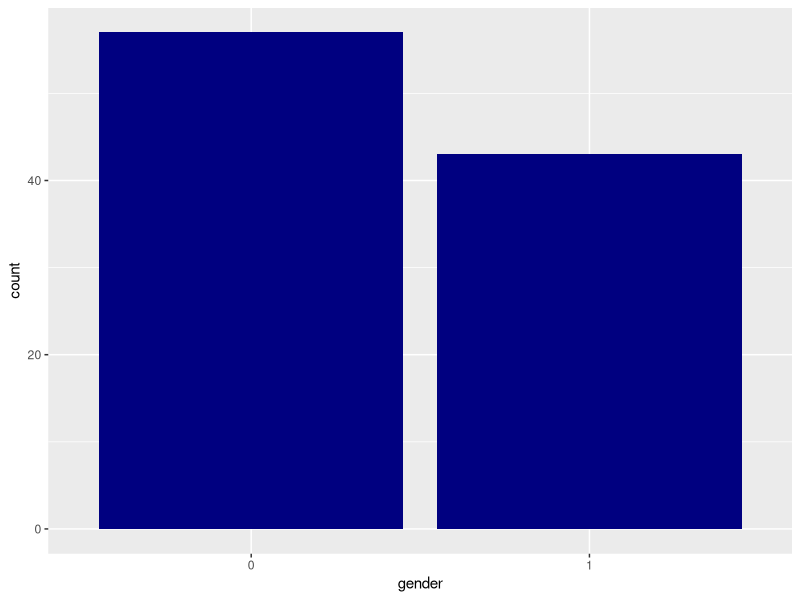
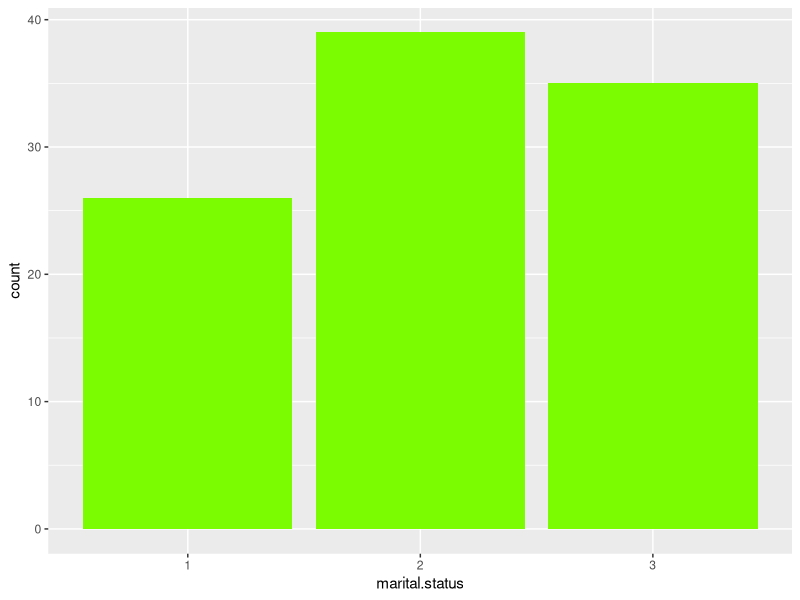
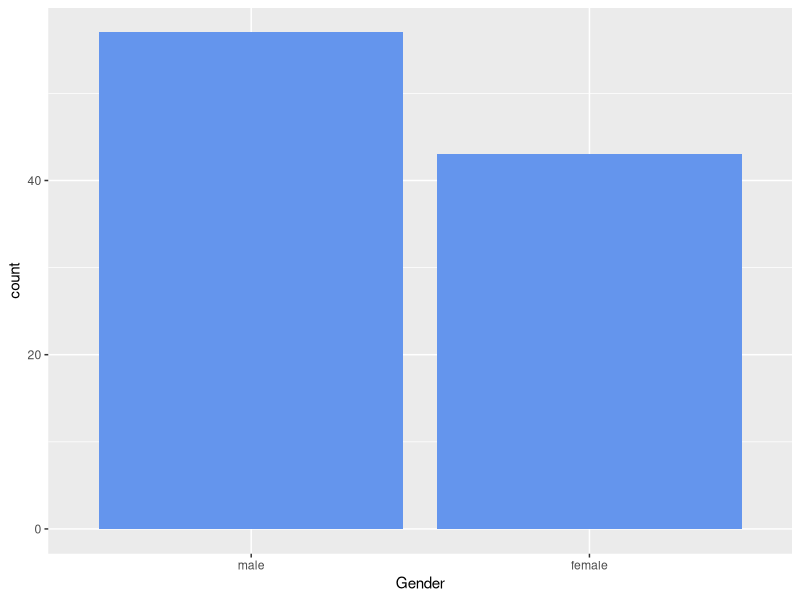
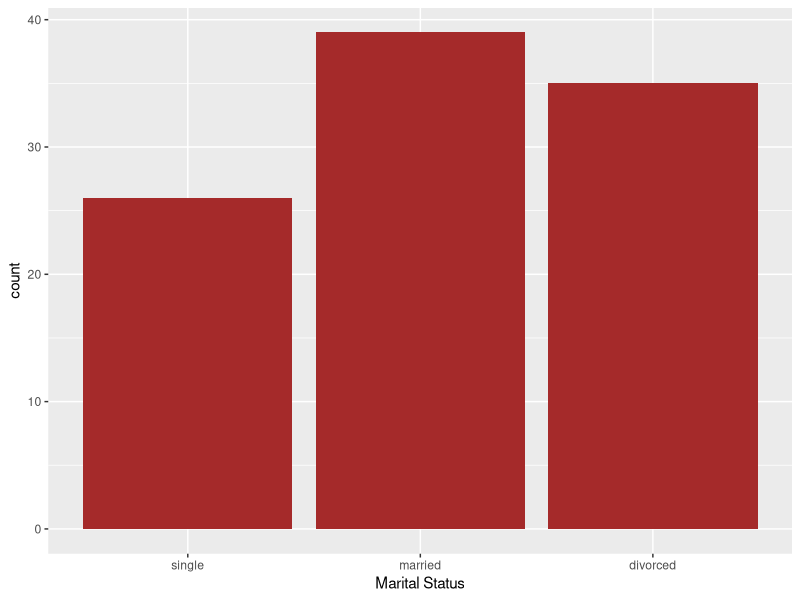
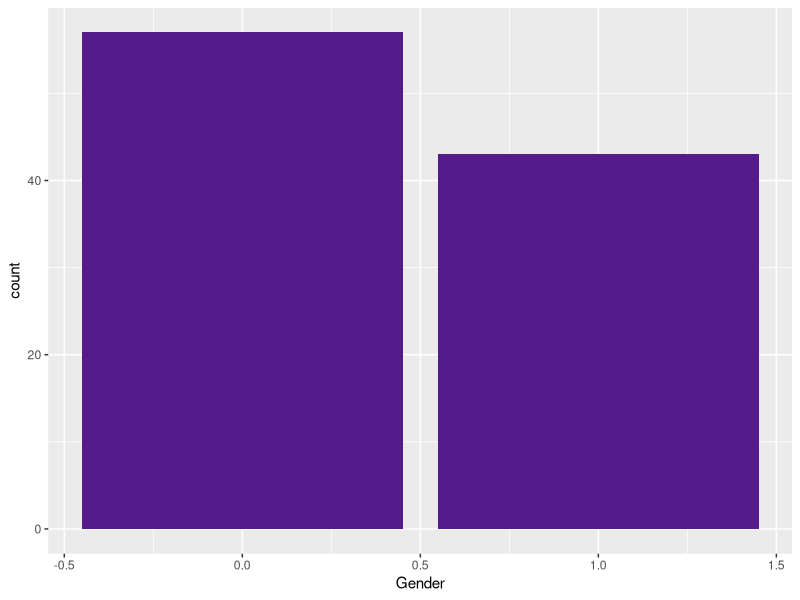
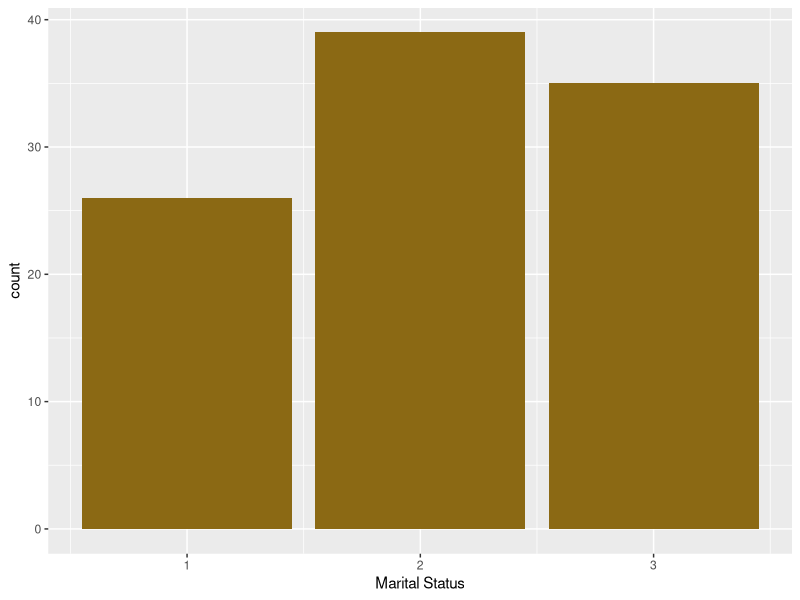

Recreate these plots in R, in order.
## ---- chunk 1
knitr::opts_chunk$set(echo = TRUE)
## ---- chunk 2
library(dplyr)
library(ggplot2)
## ---- chunk 3
rm(list = ls())
set.seed(123)
gender = sample(0:1, 100, replace = TRUE)
marital.status = sample(1:3, 100, replace = TRUE)
dem.data = data.frame(gender, marital.status)
as_tibble(dem.data)
## ---- chunk 4
str(dem.data)
## ---- chunk 5
dem.data$gender = as.factor(dem.data$gender)
dem.data$marital.status = as.factor(dem.data$marital.status)
str(dem.data)
## ---- chunk 6
dem.data %>%
  ggplot(aes(gender)) +
  geom_bar(fill = "navyblue")

dem.data %>%
  ggplot(aes(marital.status)) +
  geom_bar(fill = "lawngreen")
## ---- chunk 7
dem.data = dem.data %>%
  mutate(
    gender.cat = recode(gender, "0" = "male", "1" = "female")
  )

dem.data = dem.data %>%
  mutate(
    marital.status.cat = recode(marital.status, "1" = "single", "2" = "married", "3" = "divorced")
  )

dem.data %>%
  ggplot(aes(gender.cat)) +
  geom_bar(fill = "cornflowerblue") +
  xlab("Gender")

dem.data %>%
  ggplot(aes(marital.status.cat)) +
  geom_bar(fill = "brown") +
  xlab("Marital Status")
## ---- chunk 8
dem.data = dem.data %>%
  mutate(
    gender.num = recode(gender.cat, "male" = 0, "female" = 1)
  )

dem.data = dem.data %>%
  mutate(
    marital.status.num = recode(marital.status.cat, "single" = 1, "married" = 2, "divorced" = 3)
  )

dem.data %>%
  ggplot(aes(gender.num)) +
  geom_bar(fill = "purple4") +
  xlab("Gender")

dem.data %>%
  ggplot(aes(marital.status.num)) +
  geom_bar(fill = "goldenrod4") +
  xlab("Marital Status")
